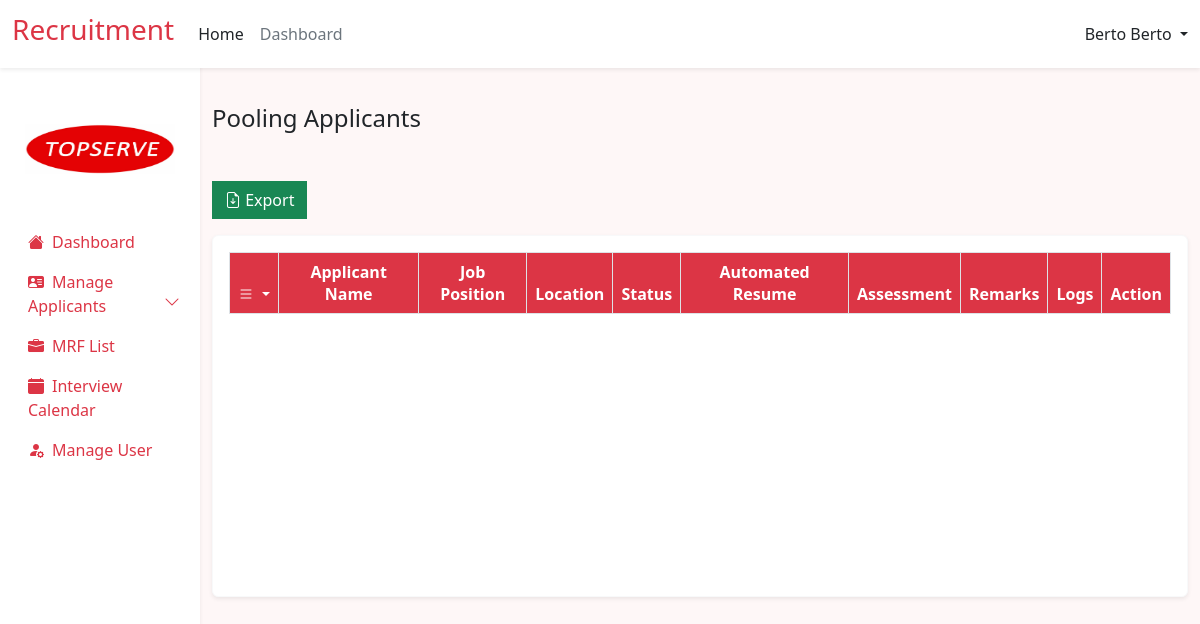
/src/admin/frontend/pooling_applicant.php (signed in), run on an earlier commit of the app's database.
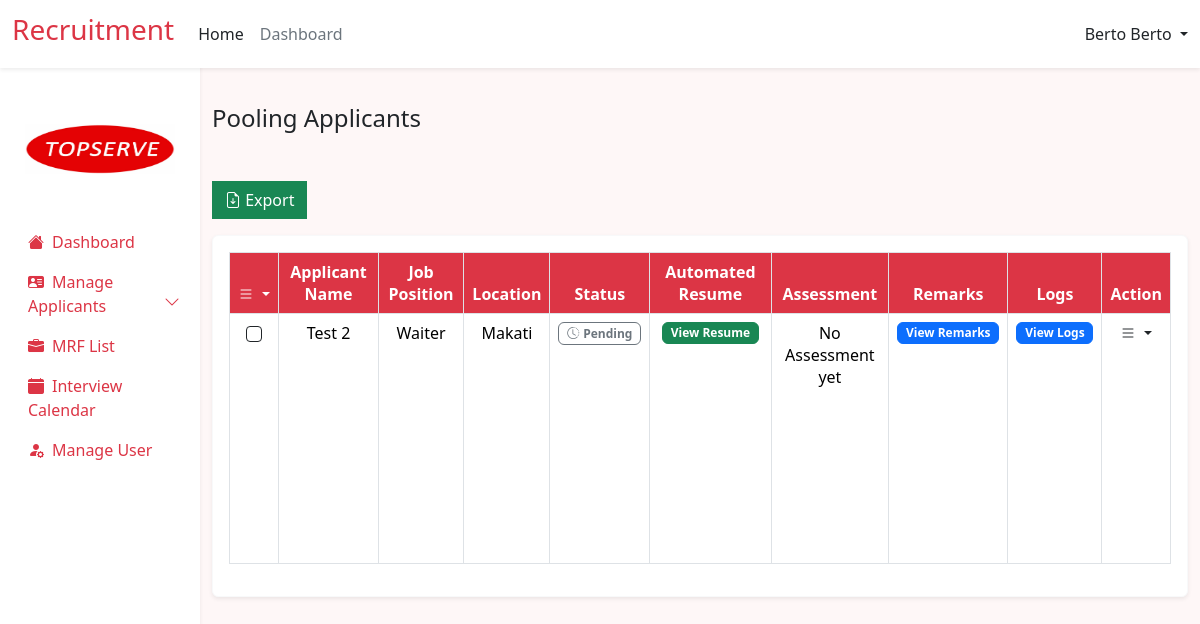
And on a later commit of the database.
### tables this page shows
CREATE TABLE `job_applicants` (
  `id` int(12) NOT NULL,
  `user_id` int(12) NOT NULL,
  `job_id` int(12) NOT NULL,
  `application_status` varchar(255) NOT NULL,
  `interview_date` datetime DEFAULT NULL,
  `remark` text NOT NULL,
  `employee_id` int(11) NOT NULL
);

CREATE TABLE `user` (
  `id` int(11) NOT NULL,
  `first_name` varchar(255) NOT NULL,
  `last_name` varchar(255) NOT NULL,
  `address` text NOT NULL,
  `email` varchar(255) NOT NULL,
  `password` varchar(255) NOT NULL,
  `role` varchar(255) NOT NULL,
  `resume` varchar(255) NOT NULL,
  `branch` varchar(255) NOT NULL,
  `industry_access` varchar(255) NOT NULL,
  `verify_token` varchar(255) NOT NULL,
  `verify_status` tinyint(2) NOT NULL DEFAULT 0 COMMENT '0=not verified, 1=verified'
);

CREATE TABLE `mrfs` (
  `id` int(11) NOT NULL,
  `industry` varchar(255) NOT NULL,
  `mrf_status` varchar(255) NOT NULL,
  `closed_date` date NOT NULL,
  `request_date` date NOT NULL DEFAULT current_timestamp(),
  `client` varchar(255) NOT NULL,
  `location` varchar(255) NOT NULL,
  `aging_days` varchar(255) NOT NULL,
  `mrf_number` varchar(255) NOT NULL,
  `new_request` varchar(255) NOT NULL,
  `head_count` int(11) NOT NULL,
  `job_position` varchar(255) NOT NULL,
  `contract_type` varchar(255) NOT NULL,
  `classification` varchar(255) NOT NULL,
  `placed` int(11) NOT NULL,
  `variance` int(11) NOT NULL,
  `cancel` int(11) NOT NULL,
  `job_description` text NOT NULL,
  `qualification` text NOT NULL,
  `remarks` text NOT NULL
);

### components/applicants_table.php (the view, shortened to what this page needs)
<link rel="stylesheet" href="https://cdn.datatables.net/2.0.3/css/dataTables.dataTables.min.css">
<tbody style="height: 250px;">
    <?php
    while ($row = mysqli_fetch_assoc($result)) {
        ?>
        <tr>
            <td class="text-center">
                <div class="form-check d-flex justify-content-center ">
                    <input class="form-check-input  border border-1 border-dark" type="checkbox" name="checkbox_value[]"
                        value="<?php echo $row['id']; ?>">
                </div>
            </td>
            <td>
                <?php echo $row['first_name'] . ' ' . $row['last_name']; ?>
            </td>
            <td>
                <?php
                if ($row['application_status'] == 'Pooling') {
                    ?>
                    <button type="button" class="btn btn-primary badge" data-bs-toggle="modal" data-bs-target="#viewMRFModal"
                        data-applicantId="<?php echo $row['id']; ?>">
                        Select MRF List
                    </button>
                    <?php
                } else {
                    echo $row['job_position'];
                }
                ?>
            </td>
            <td>
                <?php
                if ($row['application_status'] !== 'Pooling') {
                    echo $row['location'];
                }
                ?>
            </td>
            <td>
                <?php
                $status = $row['application_status'];
                switch ($status) {
                    case 'Pending':
                        ?>
                        <span class=" badge badge border border-secondary text-secondary ">
                            <i class="bi bi-clock-history me-1"></i>Pending
                        </span>
                        <?php
                        break;
                        ?>
                        <?php
                }
                ?>
            </td>
            <td>
                <button type="button" class="btn btn-success badge " data-bs-toggle="modal"
                    data-bs-target="#viewResumeModal<?php echo $row['id']; ?>">
                    View Resume
                </button>
            </td>
            <td>
                <?php
                $assessStmt->bind_param("i", $row['id']);
                $assessStmt->execute();
                $assessResult = $assessStmt->get_result();
                $assessRow = $assessResult->fetch_assoc();
                if ($assessRow) {
                    ?>
                    <button type="button" class="btn btn-success badge " data-bs-toggle="modal"
                        data-bs-target="#viewAssessmentModal<?php echo $row['id']; ?>">
                        View Assessment
                    </button>
                    <?php
                } else {
                    ?>
                    No Assessment yet
                    <?php
                }
                ?>
            </td>
            <td>
                <button type="button" class="btn btn-primary badge " data-bs-toggle="modal"
                    data-bs-target="#viewRemarksModal<?php echo $row['id']; ?>">
                    View Remarks
                </button>
            </td>
            <td>
                <button type="button" class="btn btn-primary badge " data-bs-toggle="modal"
                    data-bs-target="#viewLogsModal<?php echo $row['id']; ?>">
                    View Logs
                </button>
            </td>
            <td>
                <div class="dropdown">
                    <a href="#" class="link-danger text-decoration-none dropdown-toggle text-dark" id="dropdownUser2"
                        data-bs-toggle="dropdown" aria-expanded="false">
                        <i class="bi bi-list"></i>
                    </a>
                </div>
            </td>
        </tr>
        <?php
    }
    ?>
</tbody>

What changed in the data, as far as the page shows it:
added job_applicants: user.first_name "Test", user.last_name "2", mrfs.job_position "Waiter", mrfs.location "Makati", application_status "Pending" (drawn)
